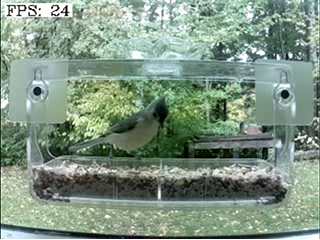
#> input picture img/320.png, 320 x 240 px
$ python -i motion_detection_multi.py   (imports and definitions only)
#> lines starting #> are read from the running program, lines starting #| are printed output that depends on the picture
import cv2
import imutils
import numpy as np


class MotionDetectionMulti:
    def __init__(self):
        self.average = None
        self.alpha = 0.1

    def update_average(self, image):
        if self.average is None:
            self.average = image.copy().astype("float")
            return

        cv2.accumulateWeighted(image, self.average, alpha=self.alpha)

    def detect_motion(self, image, threshold=25):
        # difference between current *image* and *self.average*
        difference = cv2.absdiff(self.average.astype("uint8"), image)

        # areas with motion set to 255
        thresh = cv2.threshold(difference, threshold, 255, cv2.THRESH_BINARY)[1]

        # erode and dilate to remove noise
        thresh = cv2.erode(thresh, None, iterations=2)
        thresh = cv2.dilate(thresh, None, iterations=2)

        # put a box around the white regions
        contours = cv2.findContours(
            thresh.copy(), cv2.RETR_EXTERNAL, cv2.CHAIN_APPROX_SIMPLE
        )
        contours = imutils.grab_contours(contours)

        # return the box and the image
        ret = []
        for contour in contours:
            (x, y, w, h) = cv2.boundingRect(contour)
            ret += [(x, x + w, y, y + h)]
        return ret

>>> import cv2
>>> picture = cv2.imread('../../img/320.png', cv2.IMREAD_GRAYSCALE)
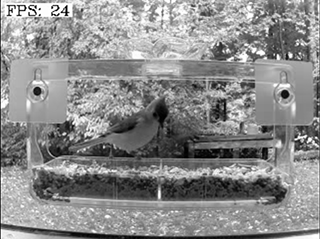
#> picture: shape (240, 320); min 0, max 255, mean 139.4
>>> result = MotionDetectionMulti().detect_motion(picture)
#> (the run stopped early here; a loop or call above may not have finished)
